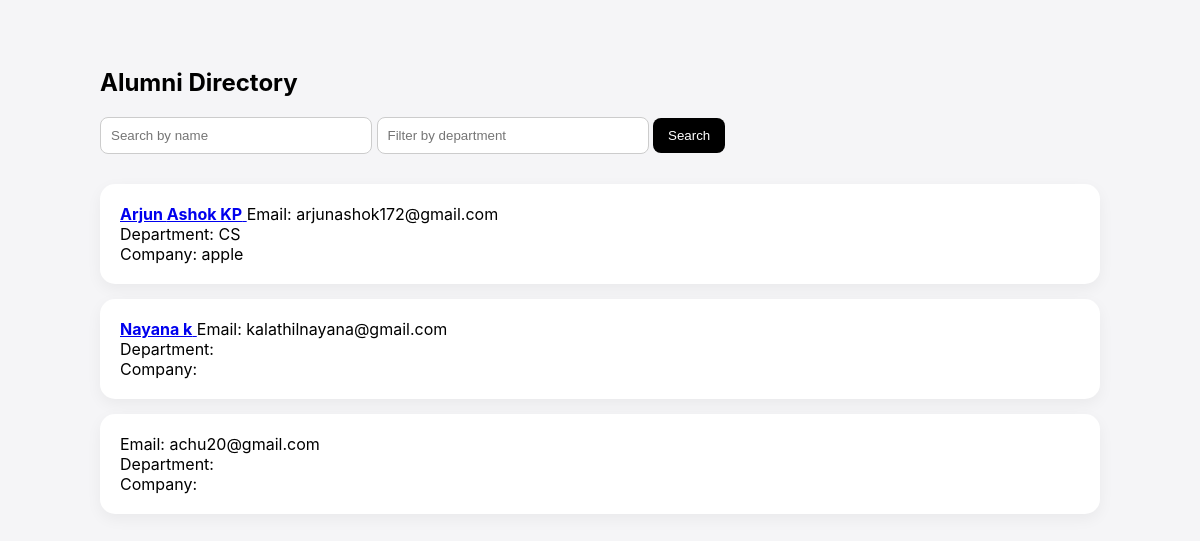
The page /directory/ (signed in) on the database its author committed.
### alumni_module/models.py (models this page shows, shortened)
class AlumniProfile(models.Model):
    user = models.OneToOneField(User, on_delete=models.CASCADE)
    first_name = models.CharField(max_length=100, blank=True)
    last_name = models.CharField(max_length=100, blank=True)
    gender = models.CharField(max_length=20, blank=True)
    date_of_birth = models.DateField(null=True, blank=True)
    photo = models.ImageField(upload_to='photos/', null=True, blank=True)
    address = models.TextField(blank=True)
    city = models.CharField(max_length=100, blank=True)
    state = models.CharField(max_length=100, blank=True)
    country = models.CharField(max_length=100, blank=True)
    postal_code = models.CharField(max_length=20, blank=True)

class AcademicDetails(models.Model):
    user = models.OneToOneField(User, on_delete=models.CASCADE)
    student_id = models.CharField(max_length=50, blank=True)
    degree = models.CharField(max_length=100, blank=True)
    department = models.CharField(max_length=100, blank=True)
    college_name = models.CharField(max_length=200, blank=True)
    year_of_admission = models.IntegerField(null=True, blank=True)
    year_of_graduation = models.IntegerField(null=True, blank=True)
    achievements = models.TextField(blank=True)

class ProfessionalDetails(models.Model):
    user = models.OneToOneField(User, on_delete=models.CASCADE)
    current_designation = models.CharField(max_length=100, blank=True)
    current_company = models.CharField(max_length=100, blank=True)
    industry = models.CharField(max_length=100, blank=True)
    year_of_experience = models.IntegerField(null=True, blank=True)
    company_location = models.CharField(max_length=200, blank=True)
    linkedin_profile = models.URLField(blank=True)
    career_highlights = models.TextField(blank=True)

### alumni_module/views.py (the view)
# urls.py: path('directory/', views.alumni_directory, name='alumni_directory'),
@login_required
def alumni_directory(request):
    query = request.GET.get('q')
    department = request.GET.get('department')
    profiles = AlumniProfile.objects.all()
    verified_users = SystemMetadata.objects.filter(
        verified_by_admin=True
    ).values_list('user', flat=True)
    profiles = profiles.filter(user__in=verified_users)
    if query:
        profiles = profiles.filter(
            Q(first_name__icontains=query) |
            Q(last_name__icontains=query)
        )
    if department:
        profiles = profiles.filter(
            user__academicdetails__department__icontains=department
        )
    return render(request, 'alumni/alumni_directory.html', {
        'profiles': profiles
    })

### templates/alumni/alumni_directory.html (shortened to what this page needs)
<!DOCTYPE html>
<html>
<head>
</head>
<body>
<div class="container">
<h2>Alumni Directory</h2>
<div class="search-box">
    <form method="GET">
        <input type="text" name="q" placeholder="Search by name">
        <input type="text" name="department" placeholder="Filter by department">
        <button type="submit">Search</button>
    </form>
</div>
{% for profile in profiles %}
    <div class="card">
    <a href="{% url 'view_profile' profile.user.id %}">
        <strong>{{ profile.first_name }} {{ profile.last_name }}</strong>
    </a>
        Email: {{ profile.user.email }}<br>
        Department: {{ profile.user.academicdetails.department }}<br>
        Company: {{ profile.user.professionaldetails.current_company }}
    </div>
{% empty %}
    <p>No alumni found.</p>
{% endfor %}
</div>
</body>
</html>

### templates/alumni/alumni_directory.html (style rules this page uses)
body { font-family: -apple-system, BlinkMacSystemFont, sans-serif; background: #f5f5f7; padding: 40px; }
.container { max-width: 1000px; margin: auto; }
.search-box { margin-bottom: 30px; }
input { padding: 10px; width: 250px; border-radius: 8px; border: 1px solid #ccc; }
button { padding: 10px 15px; background: black; color: white; border: none; border-radius: 8px; }
.card { background: white; padding: 20px; border-radius: 15px; margin-bottom: 15px; box-shadow: 0 5px 15px rgba(0,0,0,0.05); }

### rows shown on the page
AlumniProfile: first_name "Arjun", last_name "Ashok KP", user.email "arjunashok172@gmail.com", user.academicdetails.department "CS", user.professionaldetails.current_company "apple"
AlumniProfile: first_name "Nayana", last_name "k", user.email "kalathilnayana@gmail.com"
AlumniProfile: user.email "achu20@gmail.com"
